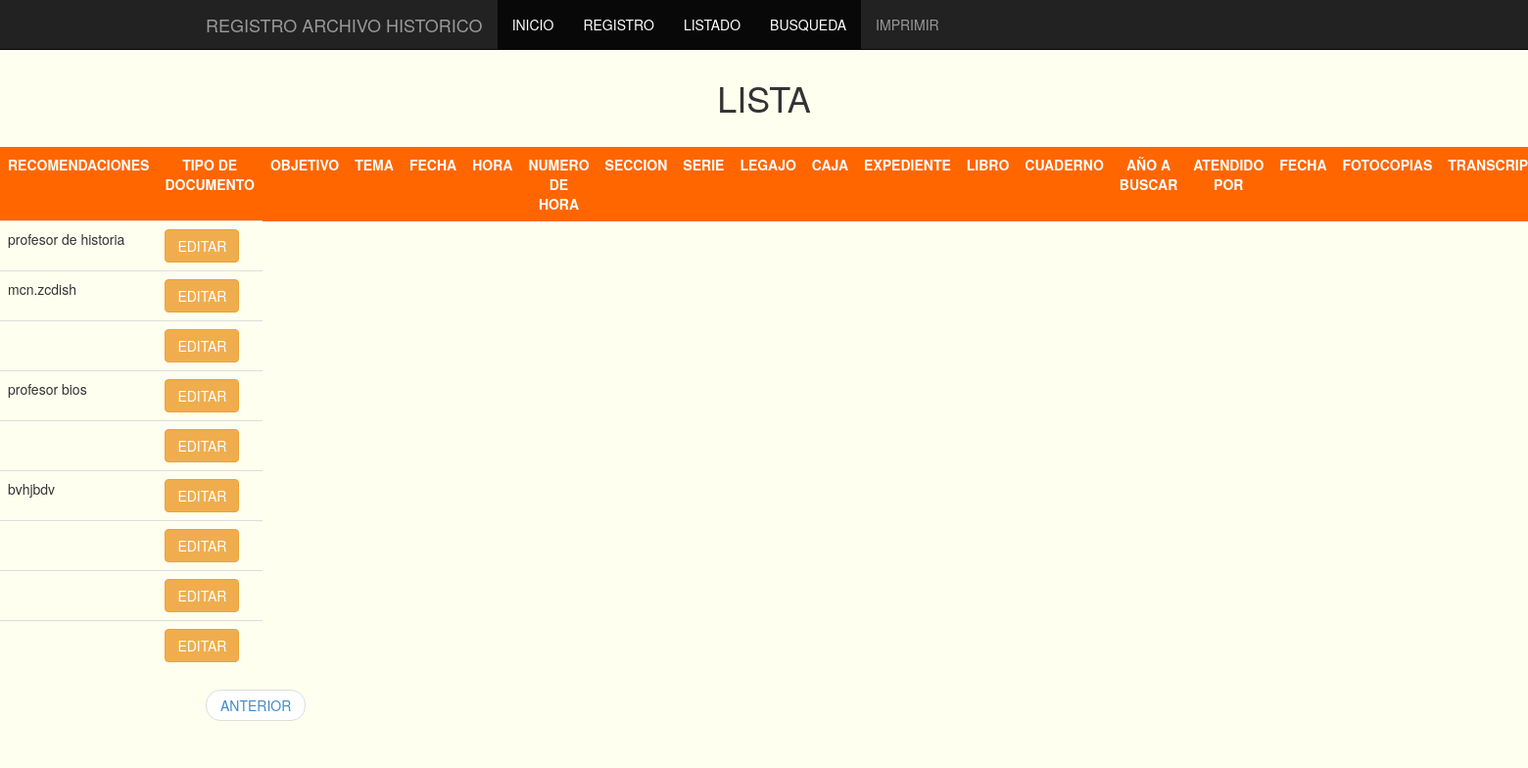
The page /listado2.php on the database its author committed.
### tables this page shows
CREATE TABLE IF NOT EXISTS `referencias` (
  `id_ref` int(11) DEFAULT NULL,
  `recomendacion` varchar(100) DEFAULT NULL,
  `id_usua` int(11) DEFAULT NULL
);

### listado2.php (the view, shortened to what this page needs)
<?php
  require("cabecera.php");
  require("menu.php");
?>
<h1><p class="text-center">LISTA</p></h1>
<table class="table table-hover col-lg-12">
    <thead bgcolor="#FF6600" class="text-center" style="font-weight:600;color:#FFF">
        <td>RECOMENDACIONES</td>
        <td>TIPO DE DOCUMENTO</td>
        <td>OBJETIVO</td>
        <td>TEMA</td>
        <td>FECHA</td>
        <td>HORA</td>
        <td>NUMERO DE HORA</td>
        <td>SECCION</td>
        <td>SERIE</td>
        <td>LEGAJO</td>
        <td>CAJA</td>
        <td>EXPEDIENTE</td>
        <td >LIBRO</td>
        <td >CUADERNO</td>
        <td >AÑO A BUSCAR</td>
        <td >ATENDIDO POR</td>
        <td >FECHA</td>
        <td >FOTOCOPIAS</td>
        <td >TRANSCRIPCION</td>
    </thead>
     <div class="container">
     <?php require("inc/bd.php");
     if($resultado=$conexion->query("SELECT * FROM referencias")){
      while($fila=$resultado->fetch_assoc()){
        echo"<tr><td>{$fila['recomendacion']}</td>
            <td><a href='formulario.php?id={$fila['id_ref']}''><span class='btn btn-warning'>EDITAR</span></a>
            </td>
        </tr>";
      }
      echo "</table>";
    }
    else{
  ?>
  <div class="alert alert-danger">no se puede obtener estudiantes</div>
  <?php
    }
    ?>
    <div class="container">
  <ul class="pager">
    <li class="previous"><a href="listado.php">ANTERIOR</a></li>
  </ul>
</div>
<?php
  require("pie.php");
?>

### cabecera.php (style rules this page uses)
body { padding-top: 60px; }

### menu.php (style rules this page uses)
body { background:ivory; }

### rows shown on the page
referencias: recomendacion "profesor de historia"
referencias: recomendacion "mcn.zcdish"
referencias: recomendacion "profesor bios"
referencias: recomendacion "bvhjbdv"
